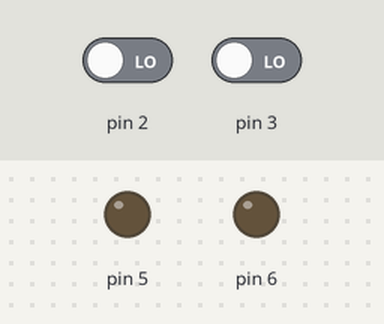
A sketch run on a simulated Arduino Uno, built with avr-gcc and run on an emulated ATmega328P. On the bench: output pins drawn as LEDs (lit = HIGH). Inputs (shaded band) come from the test bench; at power-on: pin 2 LOW, pin 3 LOW.

Above: at 1.2 s.
1.3 s: pin 2 driven HIGH
At 2.2 s:
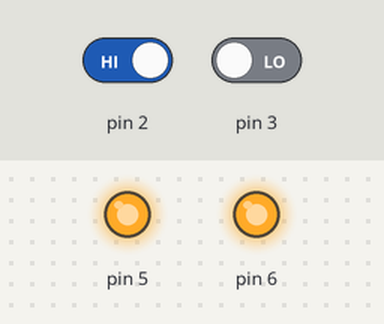
2.8 s: pin 3 driven HIGH
At 3.6 s:
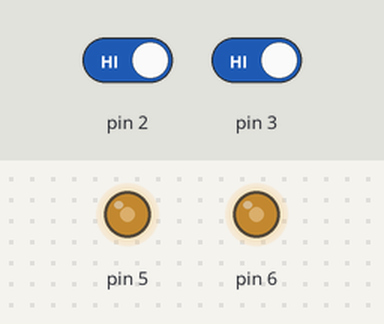
4.3 s: pin 3 driven LOW
At 5.4 s:
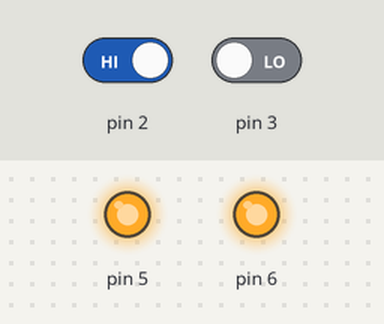
Timing chart, 0 to 7.3 s (numbered marks = the images above; inputs shaded):
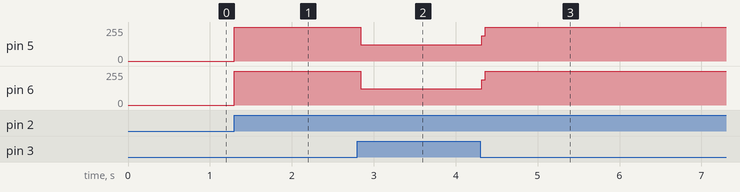

The sketch:

listing7_1.ino
```cpp
// protoshield test

void setup() {
  // put your setup code here, to run once:
  pinMode(2, INPUT);
  pinMode(3, INPUT);
  pinMode(5, OUTPUT);
  pinMode(6, OUTPUT);
}

void loop() {
  // put your main code here, to run repeatedly:
  if (digitalRead(2) == HIGH)
  {
    digitalWrite(5, HIGH);
    digitalWrite(6, HIGH);
  }
  if (digitalRead(3) == HIGH)
  {
    digitalWrite(5, LOW);
    digitalWrite(6, LOW);
  }
}
```

Measured:
- after the input at 1.3 s, pin 5, pin 6: 0/255 → 255/255 at once
- after the input at 2.8 s, pin 5: 255/255 → 123/255 at once; pin 6: 255/255 → 122/255 at once
- after the input at 4.3 s, pin 5: 123/255 → 255/255 at once; pin 6: 122/255 → 255/255 at once
